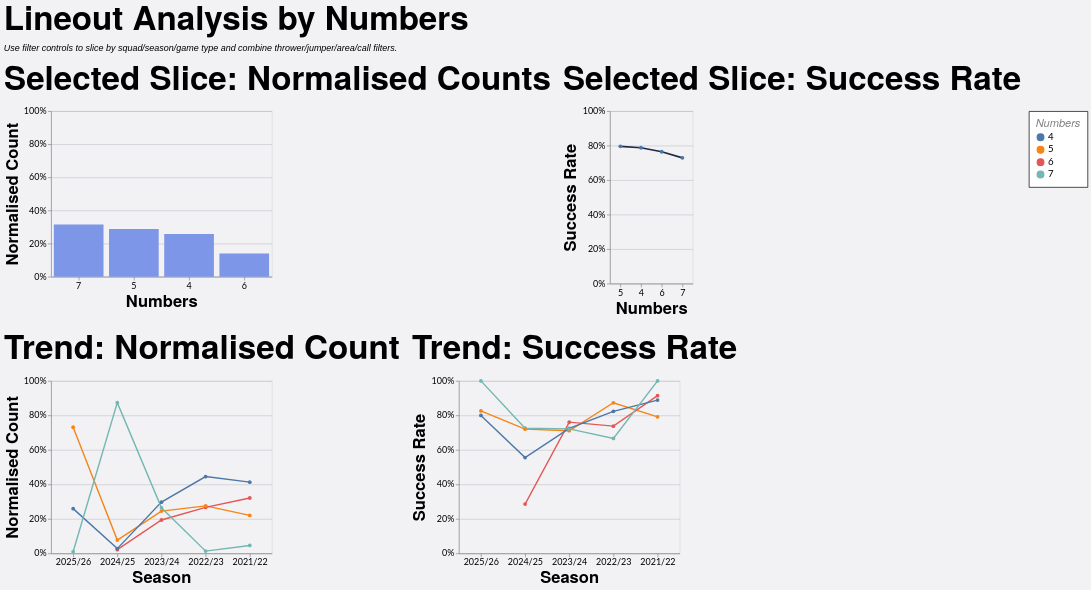

Vega-Lite specification for this chart:
### Vega-Lite specification from a JSON file in a GitHub repository (floating-point values rounded to 4 significant figures; data arrays with more than 128 entries replaced by an {"elided": "..."} marker saying what was removed)
{"config": {"axis": {"labelFont": "Lato, sans-serif", "titleFont": "PT Sans Narrow, Helvetica Neue, Helvetica, Arial, sans-serif", "labelFontSize": 13, "titleFontSize": 24, "gridColor": "#202947", "gridOpacity": 0.2}, "header": {"labelFont": "PT Sans Narrow, Helvetica Neue, Helvetica, Arial, sans-serif", "titleFont": "PT Sans Narrow, Helvetica Neue, Helvetica, Arial, sans-serif", "labelFontSize": 24, "titleFontSize": 28, "labelFontWeight": "bold", "orient": "left"}, "legend": {"labelFont": "Lato, sans-serif", "titleFont": "PT Sans Narrow, Helvetica Neue, Helvetica, Arial, sans-serif", "labelFontSize": 14, "titleFontSize": 16, "titlePadding": 5, "fillColor": "white", "strokeColor": "black", "padding": 10, "titleFontWeight": "lighter", "titleFontStyle": "italic", "titleColor": "gray", "offset": 10}, "title": {"font": "PT Sans Narrow, Helvetica Neue, Helvetica, Arial, sans-serif", "fontSize": 48, "fontWeight": "bold", "anchor": "start", "align": "center", "titlePadding": 20, "subtitlePadding": 10, "subtitleFontSize": 13, "subtitleColor": "", "subtitleFontStyle": "italic", "offset": 15, "color": "black"}, "axisX": {"labelAngle": 0}, "facet": {"title": null, "header": null, "align": {"row": "each", "column": "each"}}, "resolve": {"scale": {"y": "independent", "facet": "independent"}}, "background": "#f2f1f4"}, "vconcat": [{"hconcat": [{"mark": {"type": "bar", "color": "#7d96e8"}, "encoding": {"tooltip": [{"field": "numbers", "title": "Numbers", "type": "nominal"}, {"field": "attempts", "format": ",.0f", "title": "Lineouts", "type": "quantitative"}, {"field": "share", "format": ".1%", "title": "Normalised Count", "type": "quantitative"}], "x": {"field": "numbers", "sort": "-y", "title": "Numbers", "type": "nominal"}, "y": {"axis": {"format": "%"}, "field": "share", "scale": {"domain": [0, 1]}, "title": "Normalised Count", "type": "quantitative"}}, "height": 240, "title": "Selected Slice: Normalised Counts", "transform": [{"filter": "(loSquad == 'All' || datum.squad == loSquad) && (loGameType == 'All' || (loGameType == 'League + Cup' && (datum.game_type == 'League' || datum.game_type == 'Cup')) || (loGameType == 'League only' && datum.game_type == 'League') || datum.game_type == loGameType) && (loOpposition == 'All' || datum.opposition == loOpposition) && (loThrower == 'All' || datum.thrower == loThrower) && (loJumper == 'All' || datum.jumper == loJumper) && (loArea == 'All' || datum.area == loArea) && (loNumbers == 'All' || datum.numbers == loNumbers) && (loCall == 'All' || datum.call == loCall) && (loCallType == 'All' || datum.call_type == loCallType)"}, {"filter": "(loSeason == 'All' || datum.season == loSeason)"}, {"aggregate": [{"op": "count", "as": "attempts"}, {"op": "sum", "field": "won", "as": "won"}], "groupby": ["numbers"]}, {"joinaggregate": [{"op": "sum", "field": "attempts", "as": "total_attempts"}]}, {"calculate": "datum.attempts / datum.total_attempts", "as": "share"}, {"calculate": "datum.won / datum.attempts", "as": "success_rate"}], "width": 320}, {"mark": {"type": "line", "color": "#202946", "point": true, "strokeWidth": 2.5}, "encoding": {"tooltip": [{"field": "numbers", "title": "Numbers", "type": "nominal"}, {"field": "won", "format": ",.0f", "title": "Won", "type": "quantitative"}, {"field": "attempts", "format": ",.0f", "title": "Lineouts", "type": "quantitative"}, {"field": "success_rate", "format": ".1%", "title": "Success Rate", "type": "quantitative"}], "x": {"field": "numbers", "sort": "-y", "title": "Numbers", "type": "nominal"}, "y": {"axis": {"format": "%"}, "field": "success_rate", "scale": {"domain": [0, 1]}, "title": "Success Rate", "type": "quantitative"}}, "height": 250, "title": "Selected Slice: Success Rate", "transform": [{"filter": "(loSquad == 'All' || datum.squad == loSquad) && (loGameType == 'All' || (loGameType == 'League + Cup' && (datum.game_type == 'League' || datum.game_type == 'Cup')) || (loGameType == 'League only' && datum.game_type == 'League') || datum.game_type == loGameType) && (loOpposition == 'All' || datum.opposition == loOpposition) && (loThrower == 'All' || datum.thrower == loThrower) && (loJumper == 'All' || datum.jumper == loJumper) && (loArea == 'All' || datum.area == loArea) && (loNumbers == 'All' || datum.numbers == loNumbers) && (loCall == 'All' || datum.call == loCall) && (loCallType == 'All' || datum.call_type == loCallType)"}, {"filter": "(loSeason == 'All' || datum.season == loSeason)"}, {"aggregate": [{"op": "count", "as": "attempts"}, {"op": "sum", "field": "won", "as": "won"}], "groupby": ["numbers"]}, {"joinaggregate": [{"op": "sum", "field": "attempts", "as": "total_attempts"}]}, {"calculate": "datum.attempts / datum.total_attempts", "as": "share"}, {"calculate": "datum.won / datum.attempts", "as": "success_rate"}], "width": {"step": 30}}], "spacing": 16}, {"hconcat": [{"mark": {"type": "line", "point": true, "strokeWidth": 2}, "encoding": {"color": {"field": "numbers", "title": "Numbers", "type": "nominal"}, "tooltip": [{"field": "season", "title": "Season", "type": "nominal"}, {"field": "numbers", "title": "Numbers", "type": "nominal"}, {"field": "attempts", "format": ",.0f", "title": "Lineouts", "type": "quantitative"}, {"field": "norm_count", "format": ".1%", "title": "Normalised Count", "type": "quantitative"}], "x": {"field": "season", "sort": "-x", "title": "Season", "type": "nominal"}, "y": {"axis": {"format": "%"}, "field": "norm_count", "scale": {"domain": [0, 1]}, "title": "Normalised Count", "type": "quantitative"}}, "height": 250, "title": "Trend: Normalised Count", "transform": [{"filter": "(loSquad == 'All' || datum.squad == loSquad) && (loGameType == 'All' || (loGameType == 'League + Cup' && (datum.game_type == 'League' || datum.game_type == 'Cup')) || (loGameType == 'League only' && datum.game_type == 'League') || datum.game_type == loGameType) && (loOpposition == 'All' || datum.opposition == loOpposition) && (loThrower == 'All' || datum.thrower == loThrower) && (loJumper == 'All' || datum.jumper == loJumper) && (loArea == 'All' || datum.area == loArea) && (loNumbers == 'All' || datum.numbers == loNumbers) && (loCall == 'All' || datum.call == loCall) && (loCallType == 'All' || datum.call_type == loCallType)"}, {"aggregate": [{"op": "count", "as": "attempts"}, {"op": "sum", "field": "won", "as": "won"}], "groupby": ["season", "numbers"]}, {"joinaggregate": [{"op": "sum", "field": "attempts", "as": "season_attempts"}], "groupby": ["season"]}, {"calculate": "datum.attempts / datum.season_attempts", "as": "norm_count"}, {"calculate": "datum.won / datum.attempts", "as": "success_rate"}], "width": 320}, {"mark": {"type": "line", "point": true, "strokeWidth": 2}, "encoding": {"color": {"field": "numbers", "title": "Numbers", "type": "nominal"}, "tooltip": [{"field": "season", "title": "Season", "type": "nominal"}, {"field": "numbers", "title": "Numbers", "type": "nominal"}, {"field": "won", "format": ",.0f", "title": "Won", "type": "quantitative"}, {"field": "attempts", "format": ",.0f", "title": "Lineouts", "type": "quantitative"}, {"field": "success_rate", "format": ".1%", "title": "Success Rate", "type": "quantitative"}], "x": {"field": "season", "sort": "-x", "title": "Season", "type": "nominal"}, "y": {"axis": {"format": "%"}, "field": "success_rate", "scale": {"domain": [0, 1]}, "title": "Success Rate", "type": "quantitative"}}, "height": 250, "title": "Trend: Success Rate", "transform": [{"filter": "(loSquad == 'All' || datum.squad == loSquad) && (loGameType == 'All' || (loGameType == 'League + Cup' && (datum.game_type == 'League' || datum.game_type == 'Cup')) || (loGameType == 'League only' && datum.game_type == 'League') || datum.game_type == loGameType) && (loOpposition == 'All' || datum.opposition == loOpposition) && (loThrower == 'All' || datum.thrower == loThrower) && (loJumper == 'All' || datum.jumper == loJumper) && (loArea == 'All' || datum.area == loArea) && (loNumbers == 'All' || datum.numbers == loNumbers) && (loCall == 'All' || datum.call == loCall) && (loCallType == 'All' || datum.call_type == loCallType)"}, {"aggregate": [{"op": "count", "as": "attempts"}, {"op": "sum", "field": "won", "as": "won"}], "groupby": ["season", "numbers"]}, {"joinaggregate": [{"op": "sum", "field": "attempts", "as": "season_attempts"}], "groupby": ["season"]}, {"calculate": "datum.attempts / datum.season_attempts", "as": "norm_count"}, {"calculate": "datum.won / datum.attempts", "as": "success_rate"}], "width": 320}], "spacing": 16}], "data": {"name": "data-be15e094906f116b8ddbadd99c56f81f"}, "params": [{"name": "loSquad", "value": "All"}, {"name": "loSeason", "value": "All"}, {"name": "loGameType", "value": "All"}, {"name": "loOpposition", "value": "All"}, {"name": "loThrower", "value": "All"}, {"name": "loJumper", "value": "All"}, {"name": "loArea", "value": "All"}, {"name": "loNumbers", "value": "All"}, {"name": "loCall", "value": "All"}, {"name": "loCallType", "value": "All"}], "spacing": 22, "title": {"text": "Lineout Analysis by Numbers", "subtitle": "Use filter controls to slice by squad/season/game type and combine thrower/jumper/area/call filters."}, "$schema": "https://vega.github.io/schema/vega-lite/v5.20.1.json", "datasets": {"data-be15e094906f116b8ddbadd99c56f81f": {"elided": "1242 records"}}}
